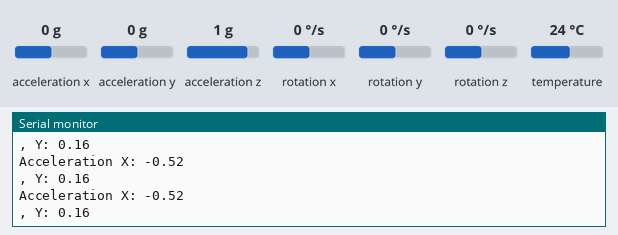
Recording of a sketch running on a simulated Arduino Leonardo, built with avr-gcc and run on an emulated ATmega32U4. Parts: the last lines printed to the serial monitor. The inputs (shaded band) are chosen by the test bench; at power-on: acceleration x 0 g, acceleration y 0 g, acceleration z 1 g, rotation x 0 °/s, rotation y 0 °/s, rotation z 0 °/s, temperature 24 °C.

Above: at 1.3 s.
1.4 s: acceleration x set to -1.4 g
At 1.7 s:
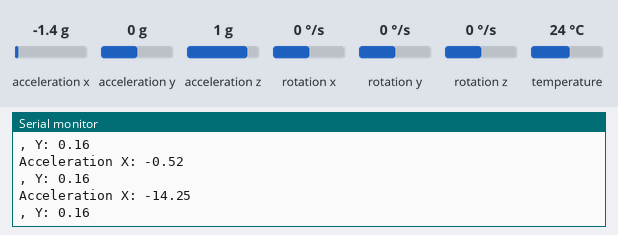
2.9 s: acceleration y set to -1.4 g
At 3.13 s:
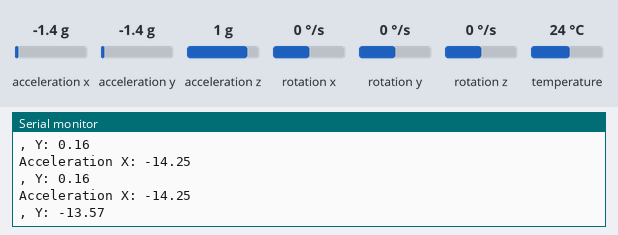
4.4 s: acceleration x set to -0.8 g
At 4.55 s:
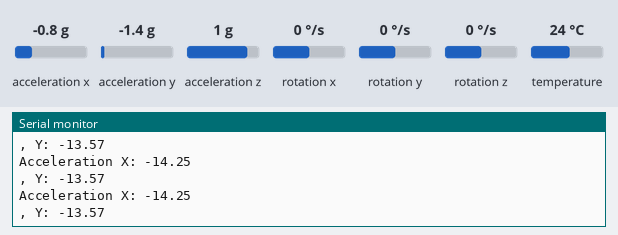
Timing chart, 0 to 7.4 s (numbered marks = the images above; inputs shaded):
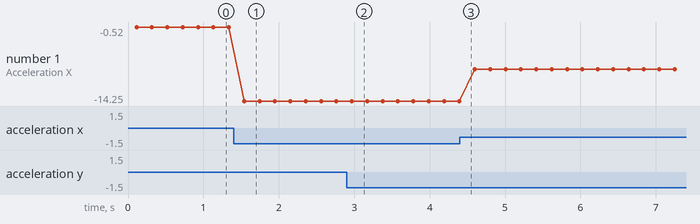

Measured:
- after the input at 1.4 s, the serial monitor: prints a new line after 0.14 s (image 1)
- after the input at 2.9 s, the serial monitor: prints a new line after 0.07 s (image 2)
- plotted number 1: -0.52 → -14.25 after the input at 1.4 s, -14.25 → -8.37 after the input at 4.4 s

The sketch:

MPU6050eg.ino
```cpp
// Basic demo for accelerometer readings from Adafruit MPU6050

#include <Adafruit_MPU6050.h>
#include <Adafruit_Sensor.h>
#include <Wire.h>

Adafruit_MPU6050 mpu;
float xoffset = 0.52;
float yoffset = -0.16;
float accX;
float accY;

void setup(void) {
  Serial.begin(115200);
  while (!Serial)
    delay(10); // will pause Zero, Leonardo, etc until serial console opens

  Serial.println("Adafruit MPU6050 test!");

  // Try to initialize!
  if (!mpu.begin()) {
    Serial.println("Failed to find MPU6050 chip");
    while (1) {
      delay(10);
    }
  }
  Serial.println("MPU6050 Found!");

  mpu.setAccelerometerRange(MPU6050_RANGE_8_G);
  mpu.setGyroRange(MPU6050_RANGE_500_DEG);
  mpu.setFilterBandwidth(MPU6050_BAND_21_HZ);
  delay(100);
}

void loop() {

  /* Get new sensor events with the readings */
  sensors_event_t a, g, temp;
  mpu.getEvent(&a, &g, &temp);

  /* Print out the values */
  accX = a.acceleration.x - xoffset;
  accY = a.acceleration.y - yoffset;
  Serial.print("Acceleration X: ");
  Serial.println(accX);
  Serial.print(", Y: ");
  Serial.println(accY);

  delay(200);
}
```
